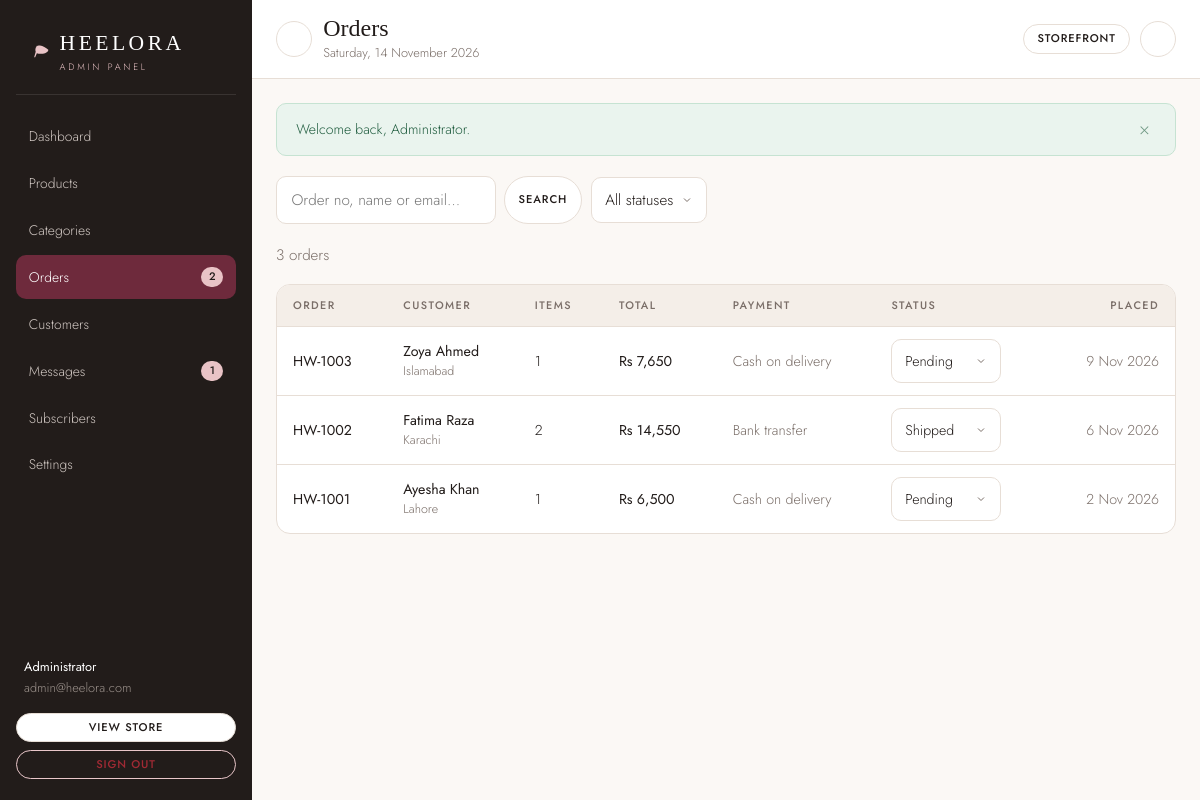
The app's page /admin/orders.php (signed in) with its own data.
### tables this page shows
CREATE TABLE orders (
    id             INTEGER PRIMARY KEY AUTOINCREMENT,
    order_number   TEXT NOT NULL UNIQUE,
    customer_id    INTEGER,
    name           TEXT NOT NULL,
    email          TEXT NOT NULL,
    phone          TEXT NOT NULL,
    address        TEXT NOT NULL,
    city           TEXT NOT NULL,
    postal_code    TEXT DEFAULT '',
    notes          TEXT DEFAULT '',
    subtotal       REAL NOT NULL DEFAULT 0,
    shipping       REAL NOT NULL DEFAULT 0,
    total          REAL NOT NULL DEFAULT 0,
    payment_method TEXT NOT NULL DEFAULT 'cod',
    status         TEXT NOT NULL DEFAULT 'pending',
    created_at     TEXT DEFAULT CURRENT_TIMESTAMP,
    FOREIGN KEY (customer_id) REFERENCES customers(id) ON DELETE SET NULL
);

### includes/db.php (called while the page is built, shortened)
<?php
function db(): PDO
{
    static $pdo = null;
    if ($pdo instanceof PDO) {
        return $pdo;
    }
    $pdo = new PDO('sqlite:' . DB_FILE, null, null, [
        PDO::ATTR_ERRMODE            => PDO::ERRMODE_EXCEPTION,
        PDO::ATTR_DEFAULT_FETCH_MODE => PDO::FETCH_ASSOC,
        PDO::ATTR_EMULATE_PREPARES   => false,
    ]);
    $pdo->exec('PRAGMA foreign_keys = ON');
    $pdo->exec('PRAGMA journal_mode = WAL');
    return $pdo;
}

### admin/includes/auth.php (called while the page is built, shortened)
<?php
function admin_user(): ?array
{
    $stmt = db()->prepare('SELECT * FROM admins WHERE id = ?');
    $stmt->execute([(int) $_SESSION['admin_id']]);
    $row = $stmt->fetch();
    return $row ?: null;
}
function require_admin(): array
{
    $admin = admin_user();
    return $admin;
}
function admin_url(string $path = ''): string
{
    return url('admin/' . ltrim($path, '/'));
}

### admin/orders.php (the view, shortened to what this page needs)
<?php
require_once __DIR__ . '/includes/auth.php';
$admin = require_admin();
$pdo = db();
$q      = trim((string) ($_GET['q'] ?? ''));
$page   = max(1, (int) ($_GET['page'] ?? 1));
$perPage = 15;
$where  = ['1 = 1'];
$params = [];
$whereSql = implode(' AND ', $where);
$countStmt = $pdo->prepare("SELECT COUNT(*) FROM orders o WHERE $whereSql");
$countStmt->execute($params);
$total = (int) $countStmt->fetchColumn();
$pages = max(1, (int) ceil($total / $perPage));
$page  = min($page, $pages);
$listStmt = $pdo->prepare(
    "SELECT o.*, (SELECT COUNT(*) FROM order_items i WHERE i.order_id = o.id) AS item_count
     FROM orders o WHERE $whereSql
     ORDER BY o.id DESC LIMIT $perPage OFFSET " . (($page - 1) * $perPage)
);
$listStmt->execute($params);
$orders = $listStmt->fetchAll();
$admin_title  = 'Orders';
$admin_active = 'orders';
require __DIR__ . '/includes/header.php';
?>
<div class="admin-toolbar">
    <form method="get" action="<?= e(admin_url('orders.php')) ?>" class="admin-toolbar__filters">
        <div class="admin-search">
            <input class="input" type="search" name="q" value="<?= e($q) ?>" placeholder="Order no, name or email…" aria-label="Search orders">
            <button type="submit" class="btn btn--light btn--sm">Search</button>
        </div>
        <select class="select" name="status" data-auto-submit aria-label="Filter by status">
            <option value="">All statuses</option>
        </select>
    </form>
</div>
<p class="text-muted"><?= $total ?> <?= $total === 1 ? 'order' : 'orders' ?></p>
<?php if (!$orders): ?>
    <div class="admin-card"><div class="empty"><div class="empty__icon"><?= icon('receipt') ?></div><p>No orders match this view.</p></div></div>
<?php else: ?>
    <div class="table-wrap">
        <table class="admin-table">
            <thead>
                <tr>
                    <th>Order</th>
                    <th>Customer</th>
                    <th>Items</th>
                    <th>Total</th>
                    <th>Payment</th>
                    <th>Status</th>
                    <th class="ta-right">Placed</th>
                </tr>
            </thead>
            <tbody>
                <?php foreach ($orders as $order): ?>
                    <tr>
                        <td><a class="cell-strong" href="<?= e(admin_url('order-view.php?id=' . (int) $order['id'])) ?>"><?= e($order['order_number']) ?></a></td>
                        <td>
                            <span class="cell-strong"><?= e($order['name']) ?></span>
                            <span class="cell-sub" style="display:block"><?= e($order['city']) ?></span>
                        </td>
                        <td><?= (int) $order['item_count'] ?></td>
                        <td class="cell-strong"><?= e(money($order['total'])) ?></td>
                        <td class="cell-sub"><?= $order['payment_method'] === 'cod' ? 'Cash on delivery' : 'Bank transfer' ?></td>
                        <td>
                            <form method="post" action="<?= e(admin_url('orders.php')) ?>">
                                <select class="select" name="status" data-auto-submit aria-label="Update status">
                                    <?php foreach (order_statuses() as $state): ?>
                                        <option value="<?= e($state) ?>" <?= $order['status'] === $state ? 'selected' : '' ?>><?= e(ucfirst($state)) ?></option>
                                    <?php endforeach; ?>
                                </select>
                            </form>
                        </td>
                        <td class="ta-right cell-sub"><?= e(format_date((string) $order['created_at'])) ?></td>
                    </tr>
                <?php endforeach; ?>
            </tbody>
        </table>
    </div>
<?php endif; ?>
<?php require __DIR__ . '/includes/footer.php'; ?>

### admin/includes/header.php (shortened to what this page needs)
<?php
$admin_title  = $admin_title ?? 'Dashboard';
$admin_active = $admin_active ?? 'dashboard';
$admin        = $admin ?? admin_user();
$pendingCount = (int) db()->query("SELECT COUNT(*) FROM orders WHERE status = 'pending'")->fetchColumn();
$unreadCount  = (int) db()->query('SELECT COUNT(*) FROM messages WHERE is_read = 0')->fetchColumn();
$adminNav = [
    ['label' => 'Dashboard',   'href' => 'index.php',       'key' => 'dashboard',  'icon' => 'grid'],
    ['label' => 'Products',    'href' => 'products.php',    'key' => 'products',   'icon' => 'box'],
    ['label' => 'Categories',  'href' => 'categories.php',  'key' => 'categories', 'icon' => 'layers'],
    ['label' => 'Orders',      'href' => 'orders.php',      'key' => 'orders',     'icon' => 'receipt', 'count' => $pendingCount],
    ['label' => 'Customers',   'href' => 'customers.php',   'key' => 'customers',  'icon' => 'users'],
    ['label' => 'Messages',    'href' => 'messages.php',    'key' => 'messages',   'icon' => 'mail', 'count' => $unreadCount],
    ['label' => 'Subscribers', 'href' => 'subscribers.php', 'key' => 'subscribers','icon' => 'sparkle'],
    ['label' => 'Settings',    'href' => 'settings.php',    'key' => 'settings',   'icon' => 'shield'],
];
?>
<!DOCTYPE html>
<html lang="en">
<head>
    <link rel="stylesheet" href="<?= e(asset('css/admin.css')) ?>">
</head>
<body>
<div class="admin-body">
    <aside class="admin-sidebar" data-admin-sidebar>
        <div class="admin-brand">
            <span><?= heel_glyph() ?></span>
            <span>
                <span class="admin-brand__name">HEELORA</span>
                <span class="admin-brand__sub">Admin panel</span>
            </span>
        </div>
        <nav class="admin-nav" aria-label="Admin">
            <?php foreach ($adminNav as $item): ?>
                <a href="<?= e(admin_url($item['href'])) ?>" class="<?= $admin_active === $item['key'] ? 'is-active' : '' ?>">
                    <span><?= e($item['label']) ?></span>
                    <?php if (!empty($item['count'])): ?>
                        <span class="admin-nav__count"><?= (int) $item['count'] ?></span>
                    <?php endif; ?>
                </a>
            <?php endforeach; ?>
        </nav>
        <div class="admin-sidebar__foot">
            <div class="admin-sidebar__user">
                <strong><?= e($admin['name'] ?? 'Administrator') ?></strong>
                <?= e($admin['email'] ?? '') ?>
            </div>
            <a class="btn btn--light btn--sm" href="<?= e(url('index.php')) ?>" target="_blank" rel="noopener"><?= icon('external') ?> View store</a>
            <a class="btn btn--danger btn--sm" href="<?= e(admin_url('logout.php')) ?>"><?= icon('logout') ?> Sign out</a>
        </div>
    </aside>
    <div class="admin-main">
        <header class="admin-topbar">
            <div style="display:flex;align-items:center;gap:.7rem">
                <button class="icon-btn admin-menu-btn" type="button" data-admin-menu aria-label="Open menu"><?= icon('menu') ?></button>
                <div>
                    <h1 class="admin-topbar__title"><?= e($admin_title) ?></h1>
                    <p class="admin-topbar__sub mb-0"><?= e(date('l, j F Y')) ?></p>
                </div>
            </div>
            <div class="admin-topbar__actions">
                <a class="btn btn--light btn--sm" href="<?= e(url('index.php')) ?>" target="_blank" rel="noopener">Storefront <?= icon('external') ?></a>
                <a class="icon-btn" href="<?= e(admin_url('logout.php')) ?>" aria-label="Sign out"><?= icon('logout') ?></a>
            </div>
        </header>
        <div class="admin-content">
            <?= flash_render() ?>

### records on screen
orders: order_number "HW-1003", name "Zoya Ahmed", city "Islamabad", item_count "1", total "Rs 7,650", payment_method "Cash on delivery", status "Pending", created_at "9 Nov 2026"
orders: order_number "HW-1002", name "Fatima Raza", city "Karachi", item_count "2", total "Rs 14,550", payment_method "Bank transfer", status "Shipped", created_at "6 Nov 2026"
orders: order_number "HW-1001", name "Ayesha Khan", city "Lahore", item_count "1", total "Rs 6,500", payment_method "Cash on delivery", status "Pending", created_at "2 Nov 2026"

### other values on screen
$item['label'] "Dashboard"
$item['label'] "Products"
$item['label'] "Categories"
$item['label'] "Orders"
$item['count'] "2"
$item['label'] "Customers"
$item['label'] "Messages"
$item['count'] "1"
$item['label'] "Subscribers"
$item['label'] "Settings"
$admin['name'] "Administrator"
$admin['email'] "admin@heelora.com"
$admin_title "Orders"
$message "Welcome back, Administrator."
$total "3"
